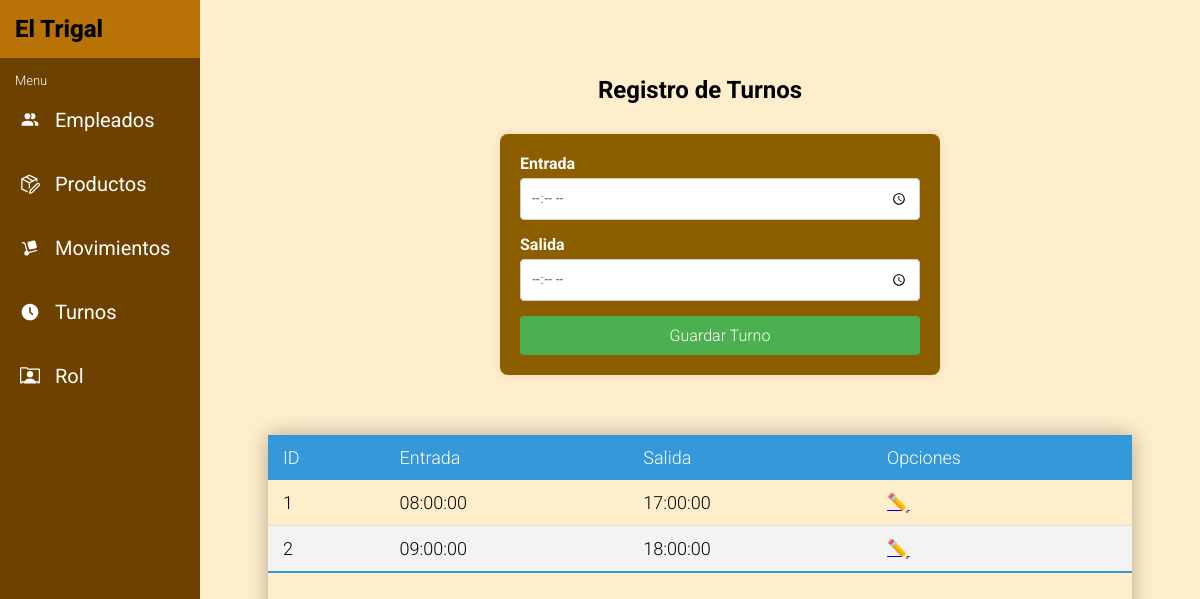
The app's page /php/layout/menu-turnos.php (signed in) with its own data.
### tables this page shows
CREATE TABLE Turno (
    id INT AUTO_INCREMENT PRIMARY KEY,
    Entrada TIME,
    Salida TIME
);

### php/layout/menu-turnos.php (the view, shortened to what this page needs)
<?php
include ('../config/connection.php');
$query = "CALL ListarTurno()";
$result = $conn->query($query);
?>
<!DOCTYPE html>
<html lang="es">
<head>
  <link rel="stylesheet" href="../../css/menu.css">
  <link rel="stylesheet" href="../../css/menu-turnos.css">
</head>
<body>
  <?php include '../components/menu.php' ?>
  <section>
    <h2>Registro de Turnos</h2>
    <div class="productos-container">
      <form action="../controllers/turnosCtrl/registrarCtrl.php" method="POST">
        <div class="form-group">
          <label for="entrada">Entrada</label>
          <input type="time" id="entrada" name="entrada" required>
        </div>
        <div class="form-group">
          <label for="salida">Salida</label>
          <input type="time" id="salida" name="salida" required>
        </div>
        <button type="submit">Guardar Turno</button>
      </form>
    </div>
    <div class="table-container">
      <table class="styled-table">
        <thead>
          <tr>
            <th>ID</th>
            <th>Entrada</th>
            <th>Salida</th>
            <th>Opciones</th>
          </tr>
        </thead>
        <tbody>
          <?php
          if ($result->num_rows > 0) {
            while ($row = $result->fetch_assoc()) {
              echo "<tr>";
              echo "<td>" . $row['id'] . "</td>";
              echo "<td>" . $row['Entrada'] . "</td>";
              echo "<td>" . $row['Salida'] . "</td>";
              echo "<td><a class='btn-editar' href='editar-turnos.php?id=" . $row['id'] . "'>✏️</a></td>";
              echo "</tr>";
            }
          } else {
            echo "<tr><td colspan='7'>No hay datos disponibles</td></tr>";
          }
          ?>
        </tbody>
    </div>
  </section>
</body>
</html>

### css/menu.css (style rules this page uses)
* { font-family: "Roboto", sans-serif; font-weight: 300; font-style: normal; margin: 0; padding: 0; }

### css/menu-turnos.css (style rules this page uses)
body { margin: 0; padding: 0; min-height: 100vh; background: #ffeecc; font-family: "Roboto", sans-serif; font-weight: 300; font-style: normal; }
section { padding: 20px; margin-left: 200px; min-height: 100vh; display: flex; flex-direction: column; justify-content: center; align-items: center; }
section h2 { font-weight: 700; }
.productos-container { width: 40%; min-width: 400px; color: white; margin: 30px; }
form { background-color: #8d5e00; padding: 20px; border-radius: 8px; box-shadow: 0 0 10px rgba(0, 0, 0, 0.1); width: 100%; display: flex; flex-direction: column; justify-content: center; align-items: center; }
.form-group { margin-bottom: 15px; width: 100%; }
.form-group label { display: block; margin-bottom: 5px; font-weight: bold; }
.form-group input[type="time"] { width: 100%; padding: 10px; border: 1px solid #ccc; border-radius: 4px; box-sizing: border-box; }
button { background-color: #4CAF50; color: white; padding: 10px 15px; border: none; border-radius: 4px; cursor: pointer; font-size: 16px; width: 100%; }
.table-container { width: 90%; max-width: 1000px; height: 300px; margin: 0 20px; overflow-x: auto; box-shadow: 0 0 20px rgba(0, 0, 0, 0.3); margin: 30px; }
.styled-table { width: 100%; border-collapse: collapse; font-size: 18px; text-align: left; }
.styled-table thead tr { background-color: #3498db; color: #ffffff; text-align: left; }
.styled-table th, .styled-table td { padding: 12px 15px; }
.styled-table tbody tr { border-bottom: 1px solid #dddddd; }
.styled-table tbody tr:nth-of-type(even) { background-color: #f3f3f3; }
.styled-table tbody tr:last-of-type { border-bottom: 2px solid #3498db; }

### records on screen
turno: id "1", Entrada "08:00:00", Salida "17:00:00"
turno: id "2", Entrada "09:00:00", Salida "18:00:00"
